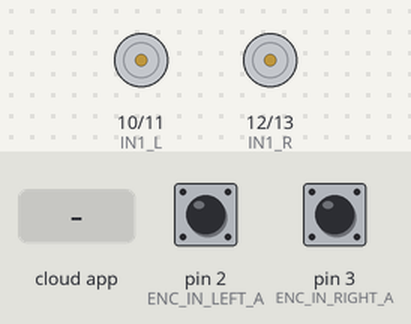
Bench run of a sketch on a simulated Arduino Uno, built with avr-gcc and run on an emulated ATmega328P. Parts: motor-driver pin pairs drawn as motors (green arrow = first pin HIGH = forward, orange = second pin HIGH = backward, longer = more drive, scaled by the enable pin). The test bench sets the inputs (shaded band); at power-on: pin 2 (ENC_IN_LEFT_A) HIGH, pin 3 (ENC_IN_RIGHT_A) HIGH. The ROS host is connected and sends only what is stated.

Above: at 1.2 s.
1.3 s: the phone or cloud app sets linear.x to -100
At 1.6 s:
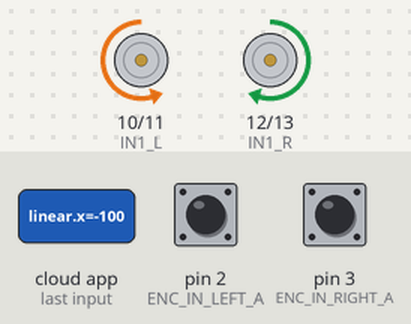
2.8 s: the phone or cloud app sets linear.x to 100
At 3.9 s:
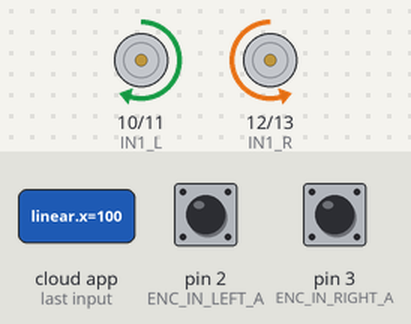
4.3 s: the phone or cloud app sets angular.z to -100
At 5.1 s:
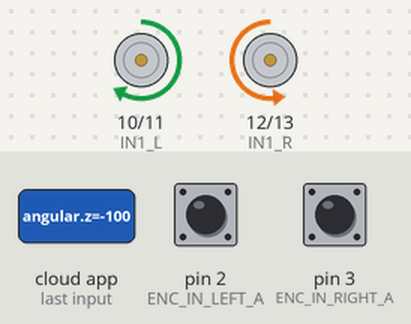
5.8 s: the phone or cloud app sets linear.x to 0
At 6.2 s:
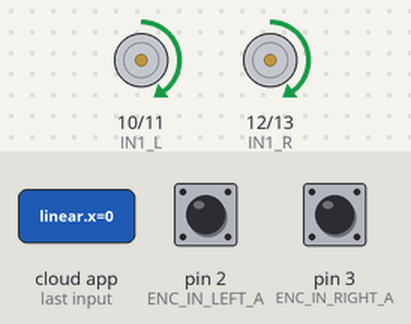
Timing chart, 0 to 8.3 s (numbered marks = the images above; inputs shaded):
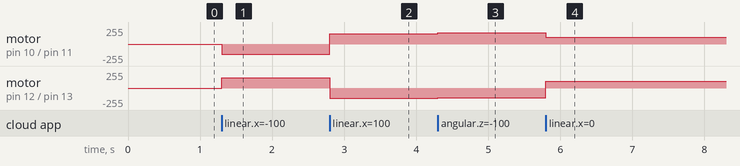

Measured:
- after the input at 1.3 s, motor on pin 10 (IN1_L) / pin 11 (IN2_L): stopped → backward 156/255 at once; motor on pin 12 (IN1_R) / pin 13 (IN2_R): stopped → forward 156/255 at once
- after the input at 2.8 s, motor on pin 10 (IN1_L) / pin 11 (IN2_L): backward 156/255 → forward 156/255 at once; motor on pin 12 (IN1_R) / pin 13 (IN2_R): forward 156/255 → backward 156/255 at once
- after the input at 4.3 s, motor on pin 10 (IN1_L) / pin 11 (IN2_L): forward 156/255 → forward 167/255 at once; motor on pin 12 (IN1_R) / pin 13 (IN2_R): backward 156/255 → backward 144/255 at once
- after the input at 5.8 s, motor on pin 10 (IN1_L) / pin 11 (IN2_L): forward 167/255 → forward 100/255 at once; motor on pin 12 (IN1_R) / pin 13 (IN2_R): backward 144/255 → forward 100/255 at once

The sketch:

ros_rotary_encoder_dc_motor.ino
```cpp
//Code Authors:
//* Ahmed A. Radwan (author)
//* Maisa Jazba

#include <ArduinoHardware.h>
#include <ros.h>
#include <geometry_msgs/Twist.h>
#include <std_msgs/Int16.h>

//Encoder
// Encoder output to Arduino Interrupt pin. Tracks the tick count.
#define ENC_IN_LEFT_A 2
#define ENC_IN_RIGHT_A 3

// Other encoder output to Arduino to keep track of wheel direction
// Tracks the direction of rotation.
#define ENC_IN_LEFT_B 4
#define ENC_IN_RIGHT_B 5

// True = Forward; False = Reverse
boolean Direction_left = true;
boolean Direction_right = true;

// Minumum and maximum values for 16-bit integers
const int encoder_minimum = -32768;
const int encoder_maximum = 32767;

// Keep track of the number of wheel ticks
std_msgs::Int16 right_wheel_tick_count;
ros::Publisher rightPub("right_ticks", &right_wheel_tick_count);

std_msgs::Int16 left_wheel_tick_count;
ros::Publisher leftPub("left_ticks", &left_wheel_tick_count);

// 100ms interval for measurements
const int interval = 100;
long previousMillis = 0;
long currentMillis = 0;


//Motor
#define EN_L 9
#define IN1_L 10
#define IN2_L 11

#define EN_R 6    //should be PWM PIN!
#define IN1_R 12
#define IN2_R 13


double w_r = 0, w_l = 0;

//wheel_rad is the wheel radius ,wheel_sep is
double wheel_rad = 0.064, wheel_sep = 0.145;


ros::NodeHandle nh;

double speed_ang = 0, speed_lin = 0;

void messageCb( const geometry_msgs::Twist& msg) {
  speed_ang = msg.angular.z;
  speed_lin = msg.linear.x;
  w_r = (speed_lin / wheel_rad) + ((speed_ang * wheel_sep) / (2.0 * wheel_rad));
  w_l = (speed_lin / wheel_rad) - ((speed_ang * wheel_sep) / (2.0 * wheel_rad));
}


ros::Subscriber<geometry_msgs::Twist> sub("cmd_vel", &messageCb );
void Motors_init();
void MotorL(int Pulse_Width1);
void MotorR(int Pulse_Width2);

void setup() {
  // Set pin states of the encoder
  pinMode(ENC_IN_LEFT_A , INPUT_PULLUP);
  pinMode(ENC_IN_LEFT_B , INPUT);
  pinMode(ENC_IN_RIGHT_A , INPUT_PULLUP);
  pinMode(ENC_IN_RIGHT_B , INPUT);

  // Every time the pin goes high, this is a tick
  attachInterrupt(digitalPinToInterrupt(ENC_IN_LEFT_A), left_wheel_tick, RISING);
  attachInterrupt(digitalPinToInterrupt(ENC_IN_RIGHT_A), right_wheel_tick, RISING);

  Motors_init();
  // ROS Setup
  //nh.getHardware()->setBaud(115200);
  nh.initNode();
  nh.advertise(rightPub);
  nh.advertise(leftPub);
  nh.subscribe(sub);
}


void loop() {
  MotorL(w_l * 10);
  MotorR(w_r * 10);

  // Record the time
  currentMillis = millis();

  // If 100ms have passed, print the number of ticks
  if (currentMillis - previousMillis > interval) {

    previousMillis = currentMillis;

    rightPub.publish( &right_wheel_tick_count );
    leftPub.publish( &left_wheel_tick_count );
    //nh.spinOnce();
  }

  nh.spinOnce();
}


void Motors_init() {

  pinMode(EN_L, OUTPUT);

  pinMode(EN_R, OUTPUT);

  pinMode(IN1_L, OUTPUT);

  pinMode(IN2_L, OUTPUT);

  pinMode(IN1_R, OUTPUT);

  pinMode(IN2_R, OUTPUT);

  digitalWrite(EN_L, LOW);

  digitalWrite(EN_R, LOW);

  digitalWrite(IN1_L, LOW);

  digitalWrite(IN2_L, LOW);

  digitalWrite(IN1_R, LOW);

  digitalWrite(IN2_R, LOW);

}

void MotorL(int Pulse_Width1) {
  if (Pulse_Width1 > 0) {

    analogWrite(EN_L, constrain(Pulse_Width1, 100, 255));

    digitalWrite(IN1_L, HIGH);

    digitalWrite(IN2_L, LOW);

  }

  if (Pulse_Width1 < 0) {

    Pulse_Width1 = abs(constrain(Pulse_Width1, -255, -100));

    analogWrite(EN_L, Pulse_Width1);

    digitalWrite(IN1_L, LOW);

    digitalWrite(IN2_L, HIGH);

  }

  if (Pulse_Width1 == 0) {

    analogWrite(EN_L, Pulse_Width1);

    digitalWrite(IN1_L, LOW);

    digitalWrite(IN2_L, LOW);

  }

}

void MotorR(int Pulse_Width2) {


  if (Pulse_Width2 > 0) {

    analogWrite(EN_R, constrain(Pulse_Width2, 100, 255));

    digitalWrite(IN1_R, LOW);

    digitalWrite(IN2_R, HIGH);

  }

  if (Pulse_Width2 < 0) {

    Pulse_Width2 = abs(constrain(Pulse_Width2, -255, -100));

    analogWrite(EN_R, Pulse_Width2);

    digitalWrite(IN1_R, HIGH);

    digitalWrite(IN2_R, LOW);

  }

  if (Pulse_Width2 == 0) {

    analogWrite(EN_R, Pulse_Width2);

    digitalWrite(IN1_R, LOW);

    digitalWrite(IN2_R, LOW);

  }

}

// Increment the number of ticks
void right_wheel_tick() {

  // Read the value for the encoder for the right wheel
  int val = digitalRead(ENC_IN_RIGHT_B);

  if (val == LOW) {
    Direction_right = true; // Reverse
  }
  else {
    Direction_right = false; // Forward
  }

  if (Direction_right) {

    if (right_wheel_tick_count.data == encoder_maximum) {
      right_wheel_tick_count.data = encoder_minimum;
    }
    else {
      right_wheel_tick_count.data++;
    }
  }
  else {
    if (right_wheel_tick_count.data == encoder_minimum) {
      right_wheel_tick_count.data = encoder_maximum;
    }
    else {
      right_wheel_tick_count.data--;
    }
  }
}

// Increment the number of ticks
void left_wheel_tick() {

  // Read the value for the encoder for the left wheel
  int val = digitalRead(ENC_IN_LEFT_B);

  if (val == LOW) {
    Direction_left = false; // Reverse
  }
  else {
    Direction_left = true; // Forward
  }

  if (Direction_left) {
    if (left_wheel_tick_count.data == encoder_maximum) {
      left_wheel_tick_count.data = encoder_minimum;
    }
    else {
      left_wheel_tick_count.data++;
    }
  }
  else {
    if (left_wheel_tick_count.data == encoder_minimum) {
      left_wheel_tick_count.data = encoder_maximum;
    }
    else {
      left_wheel_tick_count.data--;
    }
  }
}
```
